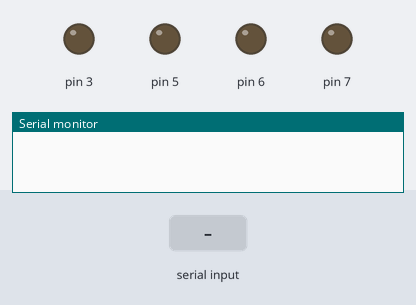
Bench run of a sketch on a simulated Arduino Uno, built with avr-gcc and run on an emulated ATmega328P. Parts: output pins drawn as LEDs (lit = HIGH), the last lines printed to the serial monitor. The test bench sets the inputs (shaded band).

Above: at 1.2 s.
1.3 s: "right" received over Serial
At 2.5 s:
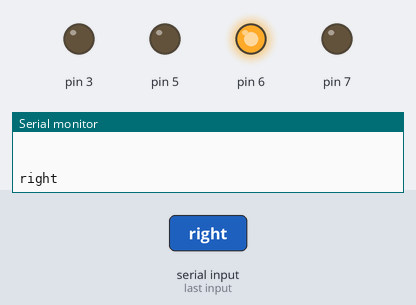
4.3 s: "forward" received over Serial
At 5.8 s:
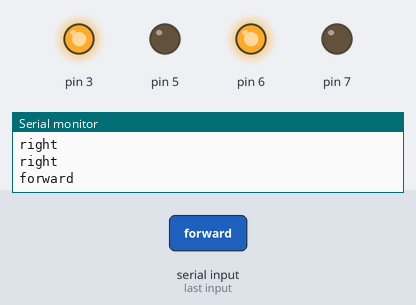
6.8 s: "left" received over Serial
At 9.1 s:
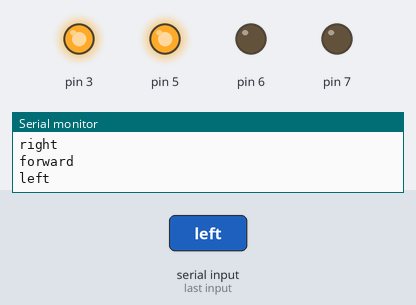
Timing chart, 0 to 10.6 s (numbered marks = the images above; inputs shaded):
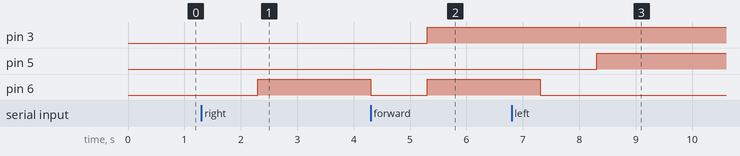

The sketch:

Botmovementwith_voicecommand.ino
```cpp
String value=" ";
int rmp=3;
int rmn=5;
int lmp=6;
int lmn=9;
void setup() {
  pinMode(3,OUTPUT);
  pinMode(5,OUTPUT);
  pinMode(6,OUTPUT);
  pinMode(7,OUTPUT);
  Serial.begin(9600);

}

void loop() {
  if(Serial.available()>0)
  {
    value=Serial.readString();

    }
    Serial.println(value);
    if(value=="forward")
    {
      digitalWrite(3,1);
  digitalWrite(5,0);
  digitalWrite(6,1);
  digitalWrite(9,0);
  delay(2000);
      }

     else if(value=="backward")
     {
      digitalWrite(3,0);
  digitalWrite(5,1);
  digitalWrite(6,0);
  digitalWrite(9,1);
      }

      else if (value=="right")
      {
         digitalWrite(3,0);
  digitalWrite(5,0);
  digitalWrite(6,1);
  digitalWrite(9,1);
  delay(200);
  digitalWrite(3,0);
  digitalWrite(5,0);
  digitalWrite(6,0);
  digitalWrite(9,0);

        }

        else if (value=="left")
        {
          digitalWrite(3,1);
  digitalWrite(5,1);
  digitalWrite(6,0);
  digitalWrite(9,0 );
  delay(1000);
  digitalWrite(3,0);
  digitalWrite(5,0);
  digitalWrite(6,0);
  digitalWrite(9,0);
          }

         else if(value=="stop")
         digitalWrite(3,0);
  digitalWrite(5,0);
  digitalWrite(6,0);
  digitalWrite(9,0);


}
```

Measured:
- after the input at 1.3 s, pin 6: LOW → HIGH after 1.0 s
- after the input at 4.3 s, pin 3: LOW → HIGH after 1.0 s; pin 6: HIGH → LOW at once, → HIGH 1.0 s later
- after the input at 6.8 s, pin 5: LOW → HIGH after 1.5 s; pin 6: HIGH → LOW after 0.51 s
